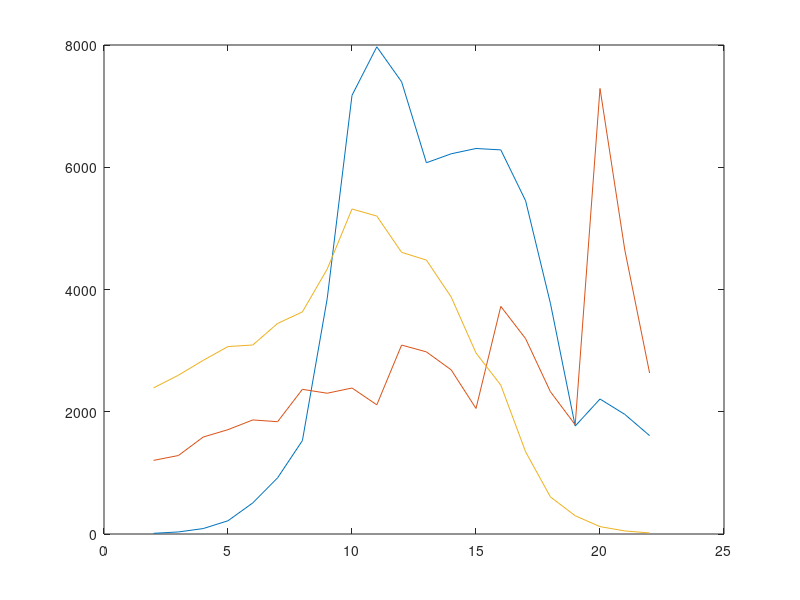

This figure's MATLAB source:
clear all; close all; clc;


N =  262144*16;

x = randn(N,1) + 1i * randn(N,1);


k = 4;
s = N;

for j = 1:21
  z = x(1:s);
  t = tic();
  for i = 1:k
    y = fft(z);
  endfor
  dt = toc(t) / k;
  mflops(22-j) = 5 * s * log2(s) / dt / 1E6 ;
  size(22-j) = s;
  fprintf("size = %8d   Mflops = %12.3f\n", s, mflops(22-j));
  k = k * 1.7;
  s = s / 2;
endfor


dspl = [1204.630392
1283.970612
1586.347958
1707.107097
1866.109831
1837.307509
2366.785829
2302.925874
2388.456514
2113.451546
3090.904615
2979.596190
2685.155556
2053.760000
3723.946667
3195.618462
2328.221538
1786.533333
7288.960000
4646.700000
2633.120000];

python = [2390.741
2597.527
2841.191
3066.652
3092.187
3444.710
3633.320
4333.845
5316.897
5201.486
4608.231
4481.357
3876.925
2961.753
2435.427
1344.871
 606.953
 298.559
 120.772
  50.369
  17.033];
   
   plot(log2(size), mflops,log2(size), dspl, log2(size), python)